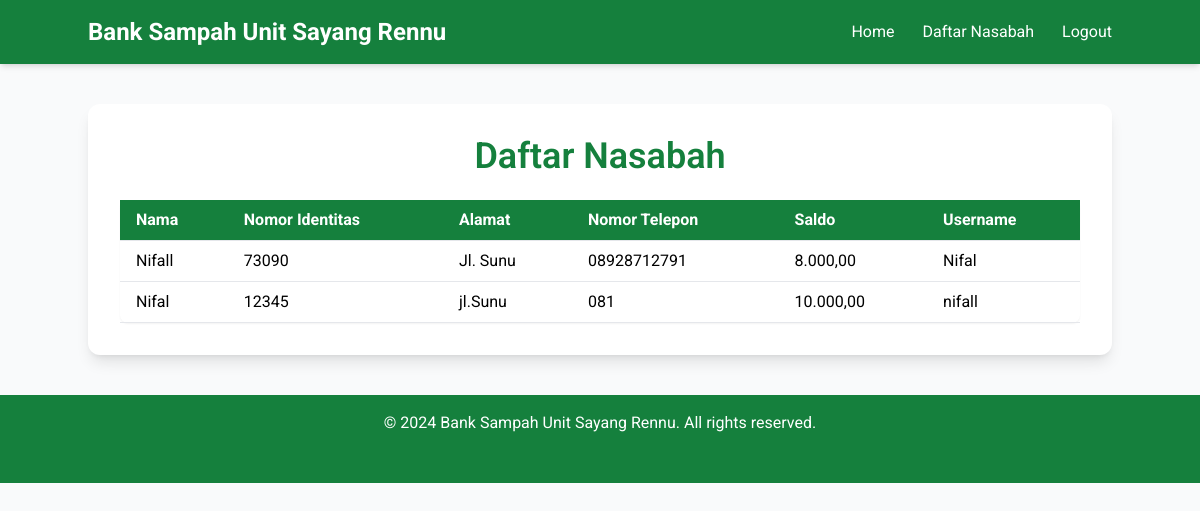
The page /SayangRennu/daftar_nasabah.php (signed in) on the database its author committed.
### tables this page shows
CREATE TABLE `nasabah` (
  `nasabah_id` int(11) NOT NULL,
  `nama` varchar(100) NOT NULL,
  `nomorIdentitas` varchar(50) NOT NULL,
  `alamat` text NOT NULL,
  `nomorTelepon` varchar(20) NOT NULL,
  `saldo` double NOT NULL DEFAULT 0,
  `username` varchar(100) NOT NULL,
  `password` varchar(255) NOT NULL
);

### SayangRennu/daftar_nasabah.php (the view, shortened to what this page needs)
<?php
include "koneksi.php";
$sql = "SELECT * FROM nasabah";
$result = mysqli_query($koneksi, $sql);
?>
<!DOCTYPE html>
<html lang="en">
<head>
    <script src="https://cdn.tailwindcss.com"></script>
</head>
<body>
    <nav class="bg-green-700 p-4 shadow-md">
        <div class="container mx-auto flex justify-between items-center">
            <a href="#" class="text-white text-2xl font-bold">Bank Sampah Unit Sayang Rennu</a>
            <div class="space-x-6">
                <a href="index1.php" class="text-white hover:text-green-300 transition duration-300">Home</a>
                <a href="daftar.php" class="text-white hover:text-green-300 transition duration-300">Daftar Nasabah</a>
                <a href="logout.php" class="text-white hover:text-green-300 transition duration-300">Logout</a>
            </div>
        </div>
    </nav>
    <div class="container mx-auto mt-10 p-8 bg-white rounded-xl shadow-lg">
        <h1 class="text-4xl font-semibold text-center text-green-700 mb-6">Daftar Nasabah</h1>
        <table class="min-w-full table-auto border-collapse bg-white rounded-lg shadow-sm">
            <thead>
                <tr class="bg-green-700 text-white">
                    <th class="px-4 py-2 border-b text-left">Nama</th>
                    <th class="px-4 py-2 border-b text-left">Nomor Identitas</th>
                    <th class="px-4 py-2 border-b text-left">Alamat</th>
                    <th class="px-4 py-2 border-b text-left">Nomor Telepon</th>
                    <th class="px-4 py-2 border-b text-left">Saldo</th>
                    <th class="px-4 py-2 border-b text-left">Username</th>
                </tr>
            </thead>
            <tbody>
                <?php while ($row = mysqli_fetch_assoc($result)) { ?>
                    <tr class="hover:bg-gray-100 transition duration-200">
                        <td class="px-4 py-2 border-b"><?php echo $row['nama']; ?></td>
                        <td class="px-4 py-2 border-b"><?php echo $row['nomorIdentitas']; ?></td>
                        <td class="px-4 py-2 border-b"><?php echo $row['alamat']; ?></td>
                        <td class="px-4 py-2 border-b"><?php echo $row['nomorTelepon']; ?></td>
                        <td class="px-4 py-2 border-b"><?php echo number_format($row['saldo'], 2, ',', '.'); ?></td>
                        <td class="px-4 py-2 border-b"><?php echo $row['username']; ?></td>
                    </tr>
                <?php } ?>
            </tbody>
        </table>
    </div>
    <footer class="bg-green-700 text-white py-4 mt-10">
        <div class="container mx-auto text-center">
            <p>&copy; 2024 Bank Sampah Unit Sayang Rennu. All rights reserved.</p>
            <div class="mt-2">
            </div>
        </div>
    </footer>
</body>
</html>

### SayangRennu/daftar_nasabah.php (style rules this page uses)
body { font-family: 'Roboto', sans-serif; background-color: #f9fafb; margin: 0; padding: 0; }

### rows shown on the page
nasabah: nama "Nifall", nomorIdentitas "73090", alamat "Jl. Sunu", nomorTelepon "08928712791", saldo "8.000,00", username "Nifal"
nasabah: nama "Nifal", nomorIdentitas "12345", alamat "jl.Sunu", nomorTelepon "081", saldo "10.000,00", username "nifall"
